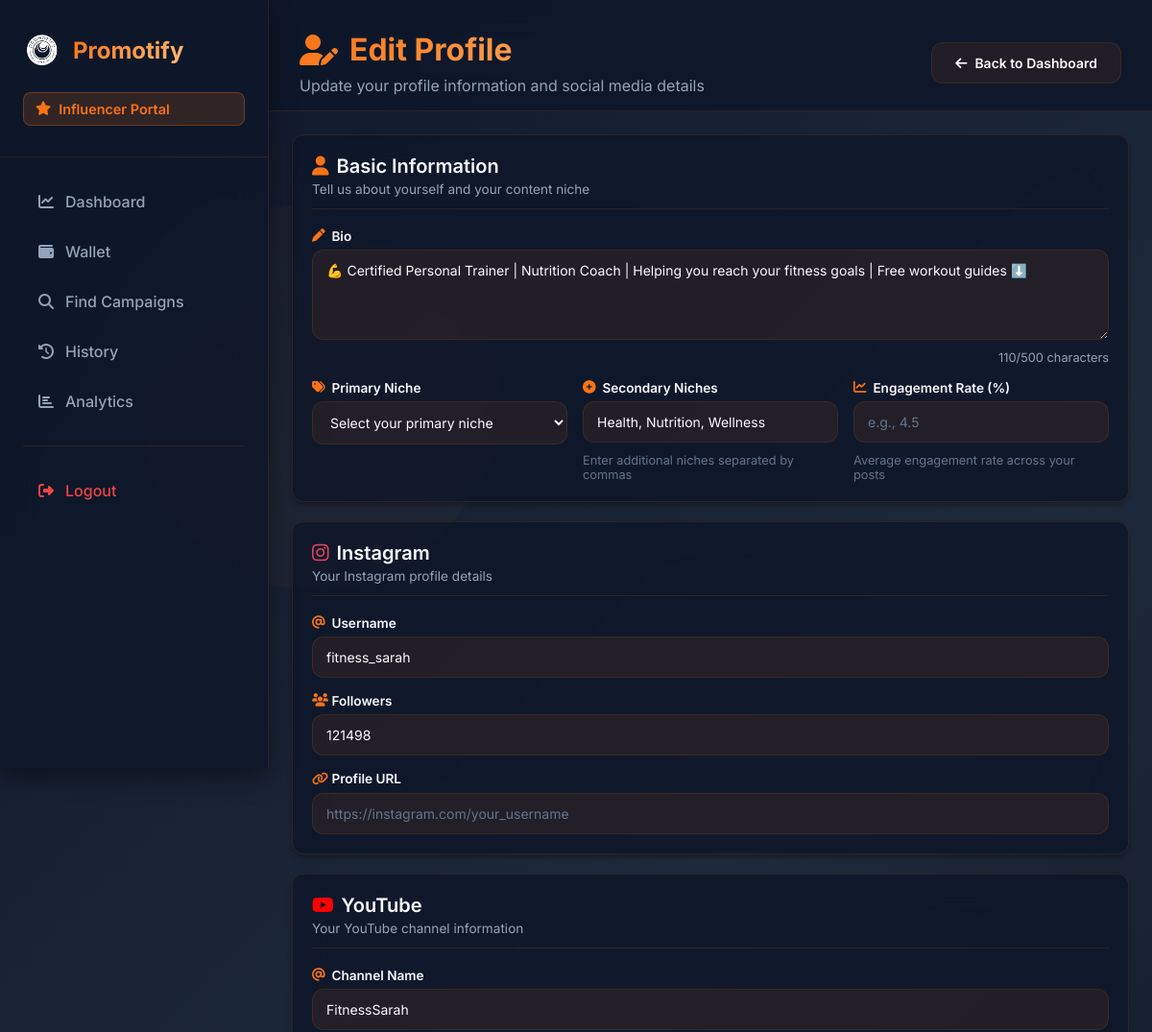
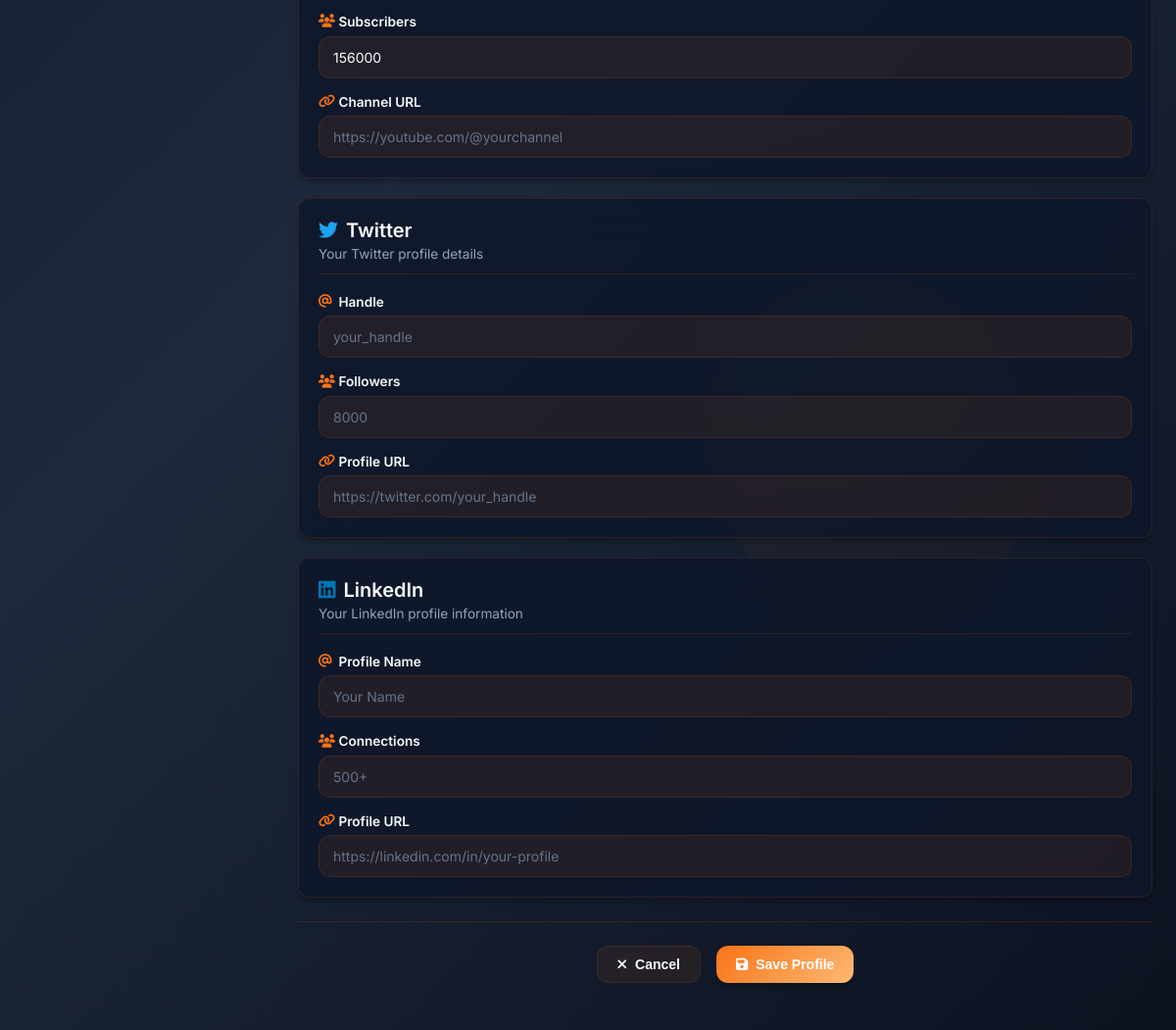
The page /iedit_profile (signed in) on the database its author committed (2 pictures, top to bottom).
### models.py (models this page shows, shortened)
class Influencer(db.Model):
    id = db.Column(db.Integer, primary_key=True)
    username = db.Column(db.String(15), unique=True, nullable=False)
    email = db.Column(db.String(30), unique=True, nullable=False)
    password = db.Column(db.String(10), nullable=False)
    instagram = db.Column(db.String(15), unique=True, nullable=True)
    linkedin = db.Column(db.String(20), unique=True, nullable=True)
    twitter = db.Column(db.String(20), unique=True, nullable=True)
    youtube = db.Column(db.String(20), unique=True, nullable=True)
    bio = db.Column(db.Text, nullable=True)
    niche = db.Column(db.String(100), nullable=True)  # Primary niche
    secondary_niches = db.Column(db.String(200), nullable=True)  # JSON string for multiple niches
    instagram_followers = db.Column(db.Integer, default=0)
    youtube_subscribers = db.Column(db.Integer, default=0)
    twitter_followers = db.Column(db.Integer, default=0)
    linkedin_connections = db.Column(db.Integer, default=0)
    instagram_url = db.Column(db.String(200), nullable=True)
    youtube_url = db.Column(db.String(200), nullable=True)
    twitter_url = db.Column(db.String(200), nullable=True)
    linkedin_url = db.Column(db.String(200), nullable=True)
    engagement_rate = db.Column(db.Float, default=0.0)  # Average engagement rate
    profile_verified = db.Column(db.Boolean, default=False)
    profile_picture = db.Column(db.String(200), nullable=True)  # Path to profile picture
    last_profile_update = db.Column(db.DateTime, default=datetime.utcnow)
    wallet_balance = db.Column(db.Float, default=0.0, nullable=False)
    bank_account = db.Column(db.String(20), nullable=True)
    ifsc_code = db.Column(db.String(11), nullable=True)
    date_joined = db.Column(db.DateTime, default=datetime.utcnow)
    campaigns = db.relationship('Campaign', secondary='application',
                                primaryjoin="and_(Influencer.id==Application.influencer_id, Application.status=='accepted')",
                                backref=db.backref('accepted_influencers', lazy='dynamic'))
    def get_secondary_niches_list(self):
        import json
        try:
            return json.loads(self.secondary_niches) if self.secondary_niches else []
        except:
            return []

### routes.py (the view, shortened to what this page needs)
    @app.route('/iedit_profile', methods=['GET', 'POST'])
    def edit_influencer_profile():
        if 'influencer_id' not in session:
            flash('You need to log in first.', 'error')
            return redirect(url_for('influ_log'))
        influencer = Influencer.query.get(session['influencer_id'])
        secondary_niches_str = ', '.join(influencer.get_secondary_niches_list()) if influencer.secondary_niches else ''
        return render_template('edit_influencer_profile.html',
                               influencer=influencer,
                               secondary_niches_str=secondary_niches_str)

### templates/edit_influencer_profile.html (shortened to what this page needs)
<!DOCTYPE html>
<html lang="en">
<head>
    <link rel="stylesheet" type="text/css" href="{{ url_for('static', filename='css/edit_profile.css') }}">
    <link rel="stylesheet" href="https://cdnjs.cloudflare.com/ajax/libs/font-awesome/6.4.0/css/all.min.css">
</head>
<body>
    <div class="background">
        <div class="shape shape-1"></div>
        <div class="shape shape-2"></div>
        <div class="shape shape-3"></div>
    </div>
    <div class="sidebar">
        <div class="sidebar-header">
            <div class="logo">
                <img src="{{ url_for('static', filename='images/promotify.png') }}" alt="Promotify">
                <span class="logo-text">Promotify</span>
            </div>
            <div class="influencer-badge">
                <i class="fas fa-star"></i>
                <span>Influencer Portal</span>
            </div>
        </div>
        <nav class="sidebar-nav">
            <ul>
                <li class="nav-item">
                    <a href="{{ url_for('influ_dash') }}" class="nav-link">
                        <i class="fas fa-chart-line"></i>
                        <span>Dashboard</span>
                    </a>
                </li>
                <li class="nav-item">
                    <a href="{{ url_for('influencer_wallet') }}" class="nav-link">
                        <i class="fas fa-wallet"></i>
                        <span>Wallet</span>
                    </a>
                </li>
                <li class="nav-item">
                    <a href="{{ url_for('ifind') }}" class="nav-link">
                        <i class="fas fa-search"></i>
                        <span>Find Campaigns</span>
                    </a>
                </li>
                <li class="nav-item">
                    <a href="{{ url_for('influencer_history') }}" class="nav-link">
                        <i class="fas fa-history"></i>
                        <span>History</span>
                    </a>
                </li>
                <li class="nav-item">
                    <a href="{{ url_for('influ_stats') }}" class="nav-link">
                        <i class="fas fa-chart-bar"></i>
                        <span>Analytics</span>
                    </a>
                </li>
                <li class="nav-item logout">
                    <a href="{{ url_for('influ_logout') }}" class="nav-link">
                        <i class="fas fa-sign-out-alt"></i>
                        <span>Logout</span>
                    </a>
                </li>
            </ul>
        </nav>
    </div>
    <main class="main-content">
        <div class="content-header">
            <div class="header-left">
                <h1><i class="fas fa-user-edit"></i> Edit Profile</h1>
                <p class="header-subtitle">Update your profile information and social media details</p>
            </div>
            <div class="header-right">
                <a href="{{ url_for('influ_dash') }}" class="btn btn-secondary">
                    <i class="fas fa-arrow-left"></i> Back to Dashboard
                </a>
            </div>
        </div>
        <div class="content">
            <form method="POST" class="profile-form">
                <div class="form-section">
                    <div class="section-header">
                        <h2><i class="fas fa-user"></i> Basic Information</h2>
                        <p class="section-description">Tell us about yourself and your content niche</p>
                    </div>
                    <div class="form-grid">
                        <div class="form-group full-width">
                            <label for="bio"><i class="fas fa-pen"></i> Bio</label>
                            <textarea id="bio" name="bio" rows="4" placeholder="Tell your audience about yourself, your content style, and what makes you unique..." maxlength="500">{{ influencer.bio or '' }}</textarea>
                            <div class="char-counter">
                                <span id="bio-count">{{ (influencer.bio or '')|length }}</span>/500 characters
                            </div>
                        </div>
                        <div class="form-group">
                            <label for="niche"><i class="fas fa-tags"></i> Primary Niche</label>
                            <select id="niche" name="niche" required>
                                <option value="">Select your primary niche</option>
                            </select>
                        </div>
                        <div class="form-group">
                            <label for="secondary_niches"><i class="fas fa-plus-circle"></i> Secondary Niches</label>
                            <input type="text" id="secondary_niches" name="secondary_niches"
                                   value="{{ secondary_niches_str }}"
                                   placeholder="e.g., Technology, Lifestyle, Fashion (comma-separated)">
                            <div class="form-help">Enter additional niches separated by commas</div>
                        </div>
                        <div class="form-group">
                            <label for="engagement_rate"><i class="fas fa-chart-line"></i> Engagement Rate (%)</label>
                            <input type="number" id="engagement_rate" name="engagement_rate"
                                   value="{{ influencer.engagement_rate or '' }}"
                                   step="0.1" min="0" max="100" placeholder="e.g., 4.5">
                            <div class="form-help">Average engagement rate across your posts</div>
                        </div>
                    </div>
                </div>
                <div class="form-section">
                    <div class="section-header">
                        <h2><i class="fab fa-instagram"></i> Instagram</h2>
                        <p class="section-description">Your Instagram profile details</p>
                    </div>
                    <div class="form-grid social-grid">
                        <div class="form-group">
                            <label for="instagram_handle"><i class="fas fa-at"></i> Username</label>
                            <input type="text" id="instagram_handle" name="instagram_handle"
                                   value="{{ influencer.instagram or '' }}"
                                   placeholder="your_username">
                        </div>
                        <div class="form-group">
                            <label for="instagram_followers"><i class="fas fa-users"></i> Followers</label>
                            <input type="number" id="instagram_followers" name="instagram_followers"
                                   value="{{ influencer.instagram_followers or '' }}"
                                   min="0" placeholder="10000">
                        </div>
                        <div class="form-group full-width">
                            <label for="instagram_url"><i class="fas fa-link"></i> Profile URL</label>
                            <input type="url" id="instagram_url" name="instagram_url"
                                   value="{{ influencer.instagram_url or '' }}"
                                   placeholder="https://instagram.com/your_username">
                        </div>
                    </div>
                </div>
                <div class="form-section">
                    <div class="section-header">
                        <h2><i class="fab fa-youtube"></i> YouTube</h2>
                        <p class="section-description">Your YouTube channel information</p>
                    </div>
                    <div class="form-grid social-grid">
                        <div class="form-group">
                            <label for="youtube_handle"><i class="fas fa-at"></i> Channel Name</label>
                            <input type="text" id="youtube_handle" name="youtube_handle"
                                   value="{{ influencer.youtube or '' }}"
                                   placeholder="Your Channel Name">
                        </div>
                        <div class="form-group">
                            <label for="youtube_subscribers"><i class="fas fa-users"></i> Subscribers</label>
                            <input type="number" id="youtube_subscribers" name="youtube_subscribers"
                                   value="{{ influencer.youtube_subscribers or '' }}"
                                   min="0" placeholder="5000">
                        </div>
                        <div class="form-group full-width">
                            <label for="youtube_url"><i class="fas fa-link"></i> Channel URL</label>
                            <input type="url" id="youtube_url" name="youtube_url"
                                   value="{{ influencer.youtube_url or '' }}"
                                   placeholder="https://youtube.com/@yourchannel">
                        </div>
                    </div>
                </div>
                <div class="form-section">
                    <div class="section-header">
                        <h2><i class="fab fa-twitter"></i> Twitter</h2>
                        <p class="section-description">Your Twitter profile details</p>
                    </div>
                    <div class="form-grid social-grid">
                        <div class="form-group">
                            <label for="twitter_handle"><i class="fas fa-at"></i> Handle</label>
                            <input type="text" id="twitter_handle" name="twitter_handle"
                                   value="{{ influencer.twitter or '' }}"
                                   placeholder="your_handle">
                        </div>
                        <div class="form-group">
                            <label for="twitter_followers"><i class="fas fa-users"></i> Followers</label>
                            <input type="number" id="twitter_followers" name="twitter_followers"
                                   value="{{ influencer.twitter_followers or '' }}"
                                   min="0" placeholder="8000">
                        </div>
                        <div class="form-group full-width">
                            <label for="twitter_url"><i class="fas fa-link"></i> Profile URL</label>
                            <input type="url" id="twitter_url" name="twitter_url"
                                   value="{{ influencer.twitter_url or '' }}"
                                   placeholder="https://twitter.com/your_handle">
                        </div>
                    </div>
                </div>
                <div class="form-section">
                    <div class="section-header">
                        <h2><i class="fab fa-linkedin"></i> LinkedIn</h2>
                        <p class="section-description">Your LinkedIn profile information</p>
                    </div>
                    <div class="form-grid social-grid">
                        <div class="form-group">
                            <label for="linkedin_handle"><i class="fas fa-at"></i> Profile Name</label>
                            <input type="text" id="linkedin_handle" name="linkedin_handle"
                                   value="{{ influencer.linkedin or '' }}"
                                   placeholder="Your Name">
                        </div>
                        <div class="form-group">
                            <label for="linkedin_connections"><i class="fas fa-users"></i> Connections</label>
                            <input type="number" id="linkedin_connections" name="linkedin_connections"
                                   value="{{ influencer.linkedin_connections or '' }}"
                                   min="0" placeholder="500+">
                        </div>
                        <div class="form-group full-width">
                            <label for="linkedin_url"><i class="fas fa-link"></i> Profile URL</label>
                            <input type="url" id="linkedin_url" name="linkedin_url"
                                   value="{{ influencer.linkedin_url or '' }}"
                                   placeholder="https://linkedin.com/in/your-profile">
                        </div>
                    </div>
                </div>
                <div class="form-actions">
                    <button type="button" class="btn btn-secondary" onclick="window.history.back()">
                        <i class="fas fa-times"></i> Cancel
                    </button>
                    <button type="submit" class="btn btn-primary">
                        <i class="fas fa-save"></i> Save Profile
                    </button>
                </div>
            </form>
        </div>
    </main>
</body>
</html>

### rows shown on the page
Influencer: bio "💪 Certified Personal Trainer | Nutrition Coach | Helping you reach your fitness goals | Free workout guides ⬇️", instagram_handle "fitness_sarah", instagram_followers "121498", youtube_handle "FitnessSarah", youtube_subscribers "156000"

### other values the page prints
{{ (influencer.bio or '')|length }} "110"
